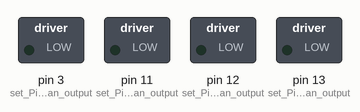
Recording of a sketch running on a simulated Arduino Uno, built with avr-gcc and run on an emulated ATmega328P. Parts: switched loads named in the sketch (green lamp = pin HIGH).

Above: at 0.05 s.
At 6.35 s:
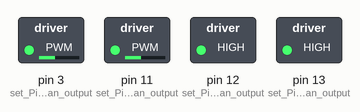
At 12.65 s:
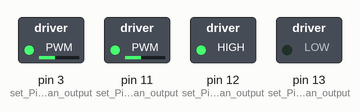
Timing chart, 0 to 14.5 s (numbered marks = the images above):
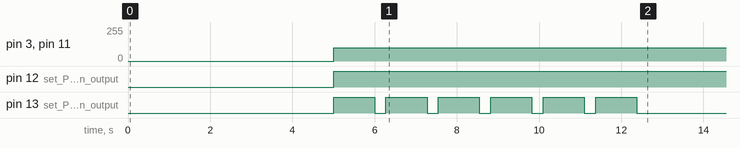

Measured:
- by itself, pin 3 (set_Pin_3_as_an_output), pin 11 (set_Pin_11_as_an_output): 0/255 → 100/255 at 5.0 s
- by itself, pin 12 (set_Pin_12_as_an_output): LOW → HIGH at 5.0 s
- by itself, pin 13 (set_Pin_13_as_an_output): repeats every 12.7 s: 5 × (LOW 0.28 s, HIGH 1.0 s), LOW 5.3 s, HIGH 1.0 s

The sketch:

5._sumobot_shapes.ino
```cpp
void setup() {
  pinMode(13, OUTPUT);    // set Pin 13 as an output
  pinMode(11, OUTPUT);    // set Pin 11 as an output
  pinMode(12, OUTPUT);    // set Pin 12 as an output
  pinMode(3, OUTPUT);     // set Pin 3 as an output
}

void loop() {
  delay(5000);            // Wait for 5 seconds
  hexagon();              // Drive in a hexagon
}

 void hexagon() {
  // Loop 6 times for each side of the hexagon
  for(int count=0; count <6; count++) {
    forward(100);       // Drive forward at 100% speed
    delay(1000);        // Wait for 1 second
    spinRight(100);     // Spin Right at 100% speed
    delay(275);         // Wait 275 milliseconds
  }
 }
void pentagon(){
  // Loop 5 times for each side of the pentagon
  for(int count=0; count < 5; count++) {
    forward(100);        // Drive forward at 100% speed
    delay(1000);        // Wait for 1 second
    spinRight(100);     // Spin Right at 100% speed
    delay(330);         // Wait 330 milliseconds
  }
}
void triangle() {
  // Loop 3 times for each side of the triangle
  for(int count=0; count < 3; count++) {
    forward(100);       // Drive forward at 100% speed
    delay(1000);        // Wait for 1 second
    spinRight(100);     // Spin Right at 100% speed
    delay(550);         // Wait 550 milliseconds
  }
}
void square(){
    // Loop 4 times for each side of the square
    for(int count=0; count < 4; count++){
    forward(100);       // Drive forward at 100% speed
    delay(1000);        // Wait for 1 second
    spinRight(100);     // Spin Right at 100% speed
    delay(4000);        // Wait 400 milliseconds
   }
}


// Figure 8
void figureEight(){
  forwardTurn(90,40);   // Turn forward, left 90%, right 40%.
  delay(5250);          // Wait 5.25 seconds.
  forwardTurn(40,90);   // Turn forward, left 40%, right 90%.
  delay(5250);          // Wait 5.25 seconds.
}

// Drive Functions
void reverseTurn(int leftspeed, int rightspeed){
  digitalWrite(13, LOW);       // Set Pin 13 to LOW, LOW = Reverse
  digitalWrite(12, LOW);       // Set Pin 12 to LOW, LOW = Reverse
  analogWrite(11, rightspeed);  // Set the right motor's speed using PWM
  analogWrite(3, leftspeed);    // Set the left motor's speed using PWM
}

void spinRight(int motorspeed) {
  digitalWrite(13, LOW);       // Set Pin 13 to HIGH, HIGH = Forward
  digitalWrite(12, HIGH);       // Set Pin 12 to LOW, LOW = Reverse
  analogWrite(11, motorspeed);  // Add Specified Speed to Pin 11 using PWM
  analogWrite(3, motorspeed);   // Add Specified Speed to Pin 3 using PWM
}

void spinLeft(int motorspeed) {
  digitalWrite(13, HIGH);       // Set Pin 13 to HIGH, HIGH = Forward
  digitalWrite(12, LOW);       // Set Pin 12 to LOW, LOW = Reverse
  analogWrite(11, motorspeed);  // Add Specified Speed to Pin 11 using PWM
  analogWrite(3, motorspeed);   // Add Specified Speed to Pin 3 using PWM
}

void forwardTurn(int leftspeed, int rightspeed){
  digitalWrite(13, HIGH);       // Set Pin 13 to HIGH, HIGH = Forward
  digitalWrite(12, HIGH);       // Set Pin 12 to HIGH, HIGH = Forward
  analogWrite(11, rightspeed);  // Set the right motor's speed using PWM
  analogWrite(3, leftspeed);    // Set the left motor's speed using PWM
}

void stopMotors(){
  // Set the motor speed to 0 to stop the motors.
  analogWrite(11, 0);
  analogWrite(3, 0);
}

void reverse(int motorspeed){
  digitalWrite(13, LOW);        // Set Pin 13 to LOW, LOW = Reverse
  digitalWrite(12, LOW);        // Set Pin 12 to LOW, LOW = Reverse
  analogWrite(11, motorspeed);  // Add Specified Speed to Pin 11 using PWM
  analogWrite(3, motorspeed);   // Add Specified Speed to Pin 3 using PWM
}

void forward(int motorspeed){
  digitalWrite(13, HIGH);       // Set Pin 13 to HIGH, HIGH = Forward
  digitalWrite(12, HIGH);       // Set Pin 12 to HIGH, HIGH = Forward
  analogWrite(11, motorspeed);  // Add Specified Speed to Pin 11 using PWM
  analogWrite(3, motorspeed);   // Add Specified Speed to Pin 3 using PWM
}
```
